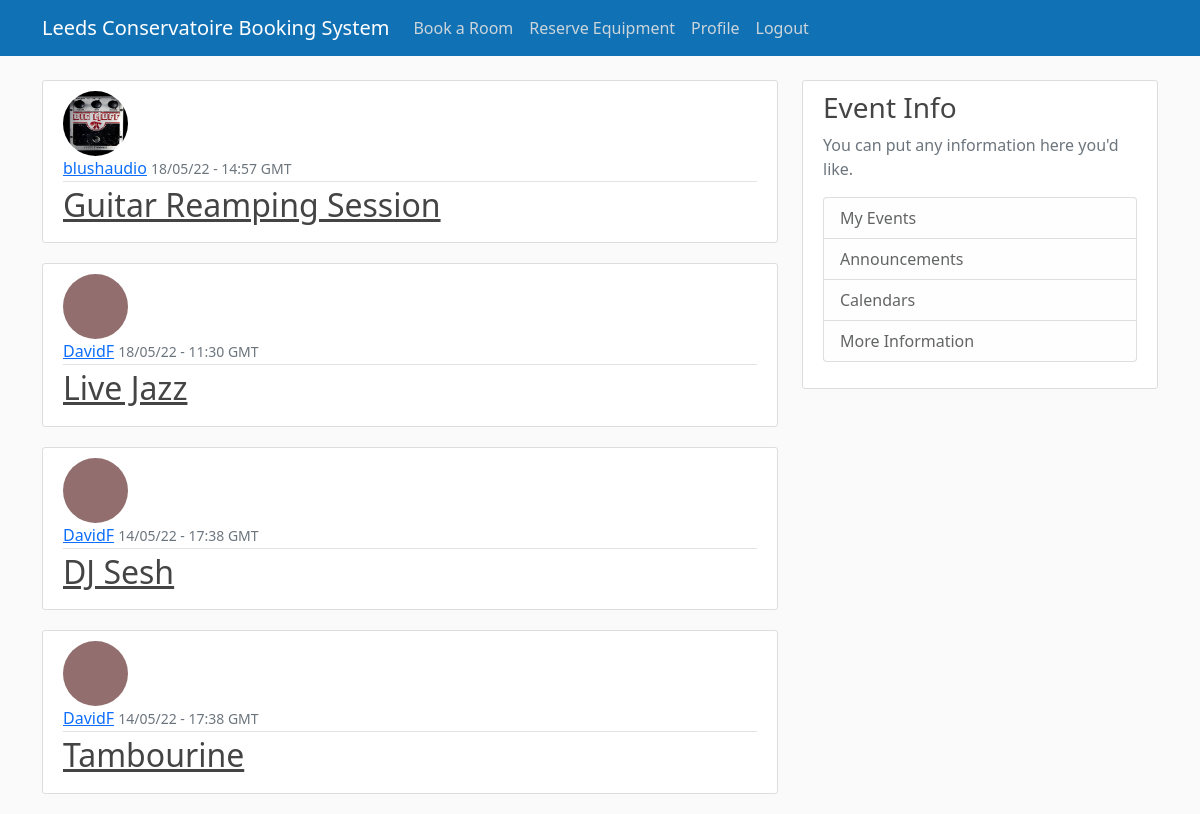
The page /home/ (signed in) on the database its author committed.
### bookingsystem/models.py (models this page shows, shortened)
class Event(models.Model):
    title = models.CharField(max_length=100)
    owner = models.ForeignKey(User, on_delete=models.CASCADE)
    timebooked = models.DateTimeField(auto_now_add=True)
    room = models.ForeignKey(
        'Room',
        null=True,
        on_delete=models.CASCADE
    )
    starttime = models.DateTimeField(null=True, blank=True)
    endtime = models.DateTimeField(null=True, blank=True)

### users/models.py (models this page shows, shortened)
class Profile(models.Model):
    user = models.OneToOneField(User, on_delete=models.CASCADE)
    image = models.ImageField(default='default.jpg', upload_to='profile_pics')

### bookingsystem/views.py (the view)
# urls.py: path('home/', EventListView.as_view(), name='bookingsystem-home'),
class EventListView(LoginRequiredMixin, ListView):
    model = Event
    template_name = 'home.html' # <app>/<model>_<viewtype>.html
    context_object_name = 'events'
    ordering = ['-timebooked']

### bookingsystem/templates/home.html
{% extends "base.html" %}
{% block content %}
    {% for event in events %}
        <article class="media content-section">
            <img class="rounded-circle article-img" src="{{ event.owner.profile.image.url }}">
            <div class="media-body">
                <div class="article-metadata">
                    <a class="mr-2" href='#'>{{ event.owner }}</a>
                    <small class="text-muted">{{ event.timebooked|date:"d/m/y - H:i e" }}</small>
                </div>
                <h2><a class="article-title" href="{% url 'event-detail' event.id %}">{{ event.title }}</a></h2>
            </div>
        </article>
    {% endfor %}
{% endblock content %}

### bookingsystem/static/main.css (style rules this page uses)
body { background: #fafafa; color: #333333; margin-top: 5rem; }
h1, h2, h3, h4, h5, h6 { color: #444444; }
.content-section { background: #ffffff; padding: 10px 20px; border: 1px solid #dddddd; border-radius: 3px; margin-bottom: 20px; }
.article-title { color: #444444; }
.article-img { height: 65px; width: 65px; margin-right: 16px; }
.article-metadata { padding-bottom: 1px; margin-bottom: 4px; border-bottom: 1px solid #e3e3e3 }

### rows shown on the page
Event: owner.profile.image (picture), owner "blushaudio", timebooked "18/05/22 - 14:57 GMT", title "Guitar Reamping Session"
Event: owner.profile.image (placeholder picture), owner "DavidF", timebooked "18/05/22 - 11:30 GMT", title "Live Jazz"
Event: owner.profile.image (placeholder picture), owner "DavidF", timebooked "14/05/22 - 17:38 GMT", title "DJ Sesh"
Event: owner.profile.image (placeholder picture), owner "DavidF", timebooked "14/05/22 - 17:38 GMT", title "Tambourine"
